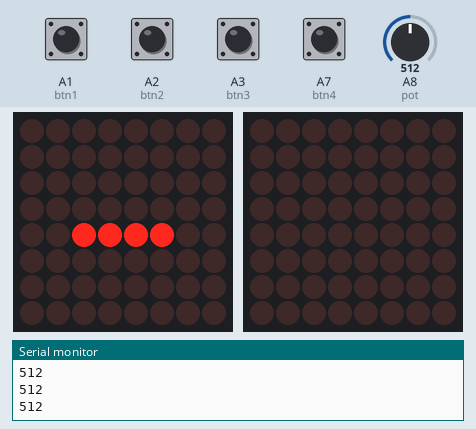
The sketch below on a simulated Arduino Mega 2560, built with avr-gcc and run on an emulated ATmega2560. On the bench: 2 × 8×8 LED matrix, the last lines printed to the serial monitor. Wiring (inferred from the names in the program): LED matrix (orientation assumed): rows pin 17, pin 3, pin 6, pin 14, pin 13, pin 7, pin 12, pin 9; columns pin 2, pin 11, pin 10, pin 16, pin 8, pin 15, pin 4, pin 5. The test bench sets the inputs (shaded band); at power-on: A1 (btn1), A2 (btn2), A3 (btn3), A7 (btn4) LOW, A8 (pot) = 512. Random numbers use the default seed unless the sketch sets one.

Above: at 1.2 s.
1.3 s: A8 (pot) set to 485
At 1.7 s:
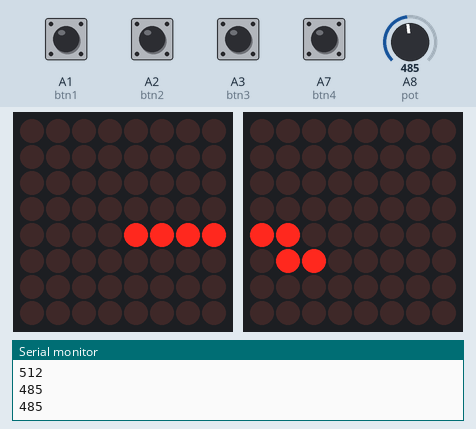
3.3 s: A8 (pot) set to 760
At 3.95 s:
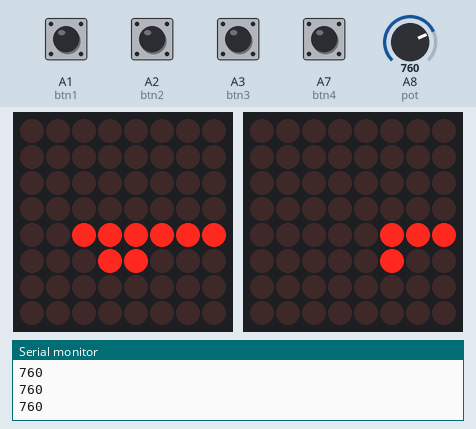
At 4.57 s:
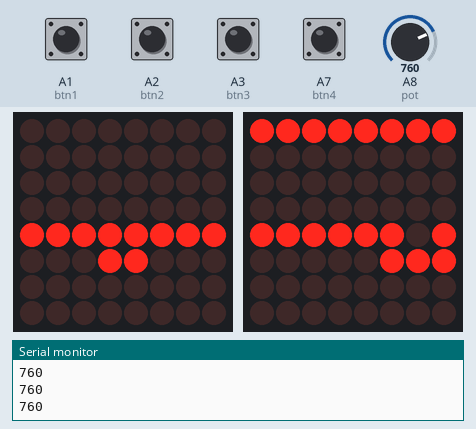
5.0 s: A1 (btn1) pulled HIGH for 0.15 s
At 6.6 s:
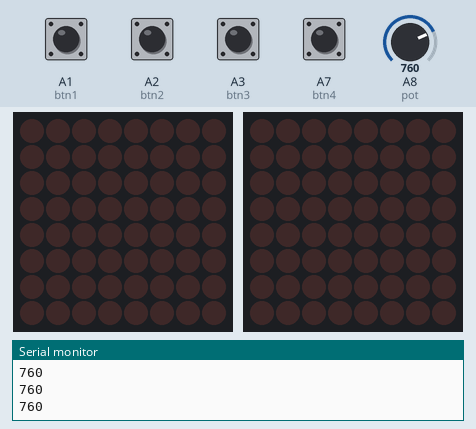

Measured:
- the behaviour switches between 501 and 500 on A8 (pot) (found by bisection; images 0 and 1)

The sketch:

tetrs.ino
```cpp
#include "LedControl.h"
#include <FrequencyTimer2.h>

#define btn0 A0
#define btn1 A1
#define btn2 A2
#define btn3 A3
#define btn4 A7
#define btn5 A6
#define pot A8

LedControl lc = LedControl(18,19,20);
int pins[16] = {5, 4, 3, 2, 14, 15, 16, 17, 13, 12, 11, 10, 9, 8, 7, 6}; //PINES DE SALIDA HACIA LA MATRIZ SIN DRIVER

//int cols[8] = {13, 12, 11, 10, 9, 8, 7, 6};
//int rows[8] = {5, 4, 3, 2, 14, 15, 16, 17};

int cols[8] = {2,11,10,16,8,15,4,5}; //PINES DE LAS COLUMNAS DE LA MATRIZ
int rows[8] = {17,3,6,14,13,7,12,9}; //PINES DE LAS FILAS DE LA MATRIZ

int block[4][4] = {
    {0, 0, 0, 0},
    {0, 0, 0, 0},
    {0, 0, 0, 0},
    {0, 0, 0, 0}};

int field[18][11] = {};
int stage[18][11] = {};


//coordenadas

int y = 0;
int x = 4;
int puntaje = 0;
bool gameover = false;
byte col = 0;

int bloques[7][4][4] = {
    {{0, 1, 0, 0},
     {0, 1, 0, 0},
     {0, 1, 0, 0},
     {0, 1, 0, 0}},
    {{0, 0, 0, 0},
     {0, 1, 1, 0},
     {0, 1, 0, 0},
     {0, 1, 0, 0}},
    {{0, 0, 1, 0},
     {0, 1, 1, 0},
     {0, 1, 0, 0},
     {0, 0, 0, 0}},
    {{0, 1, 0, 0},
     {0, 1, 1, 0},
     {0, 0, 1, 0},
     {0, 0, 0, 0}},
    {{0, 0, 0, 0},
     {0, 1, 0, 0},
     {1, 1, 1, 0},
     {0, 0, 0, 0}},
    {{0, 0, 0, 0},
     {0, 1, 1, 0},
     {0, 1, 1, 0},
     {0, 0, 0, 0}},
    {{0, 0, 0, 0},
     {0, 1, 1, 0},
     {0, 0, 1, 0},
     {0, 0, 1, 0}}
};

void setup() {
  Serial.begin(9600);
  randomSeed(analogRead(0)); //Generador de numeros aleatorios
  lc.shutdown(0,false);
  lc.setIntensity(0,5);
  lc.clearDisplay(0);

  for (int i = 0; i < 16; i++) {
    pinMode(pins[i], OUTPUT);
  }
  for (int i = 0; i < 8; i++) {
    digitalWrite(cols[i], LOW);
    digitalWrite(rows[i], LOW);
  }

  pinMode(btn0,INPUT);
  pinMode(btn1,INPUT);
  pinMode(btn2,INPUT);
  pinMode(btn3,INPUT);
  pinMode(btn4,INPUT);
  pinMode(btn5,INPUT);

  /* FrequencyTimer2 es una libreria que se esta llamando constantemente
        es utilizada para pintar en la matriz sin driver
   */

  FrequencyTimer2::disable();
  FrequencyTimer2::setPeriod(2000);
  FrequencyTimer2::setOnOverflow(displayP); //displayP es el Metodo que pinta en la matriz, se le manda como parametro
  initGame();
}
int valor; //Captura el valor del potenciometro
int wait = 150; //guarda la velocidad del juego

void loop() {
  if(!gameover){
    gameLoop();
  }
  else{
    gameover = false;
    initGame();
  }
  velocidad();
  delay(wait); //velocidad
}

//Metodo que leee la entrada analogica del potenciometro para determinar la velocidad
void velocidad(){
  valor = analogRead(pot);
  Serial.println(valor);
  if(valor > 750){
    wait = 50;
  }
  else if(valor > 500){
    wait = 100;
  }
  else if(valor > 250){
    wait = 200;
  }
  else{
    wait = 350;
  }
}

int gameOver()
{
  col = 8;
  FrequencyTimer2::setOnOverflow(displayP);
  for(int i = 0; i < 8; i++){
    lc.setRow(0,i,B11111111);
    delay(wait);
  }
  lc.clearDisplay(0);
  return 0;
}

void gameLoop()
{
  userInput();
  displayM();
  spawnBlock();
  seElimina();
}

//Metodo que pinta la matriz con driver
void displayM()
{
    for (size_t i = 0; i < 8; i++)
    {
        for (size_t j = 0; j < 8; j++)
        {
            //TODO: pintar matriz
            if(field[i][j+1]==0){
              lc.setLed(0,j,i,false);
            }
            else{
              lc.setLed(0,j,i,true);
            }
        }
    }
    if (gameover)
    {
        gameOver();
    }
}

//Metodo que pinta la matriz sin driver
void displayP(){
  digitalWrite(cols[col], LOW);
  col++;
  if (col == 8) {
    col = 0;
  }
  for (int row = 0; row < 8; row++) {
    if (field[col + 8][row + 1] == 1) {
      digitalWrite(rows[row], LOW);
    }
    else {
      digitalWrite(rows[row], HIGH);
    }
  }
  digitalWrite(cols[col], HIGH);
}

void initGame()
{
    for (size_t i = 0; i <= 16; i++)
    {
        for (size_t j = 0; j <= 9; j++)
        {
            if ((j == 0) || (j == 9) || (i == 16))
            {
                field[i][j] = stage[i][j] = 9;
            }
            else
            {
                field[i][j] = stage[i][j] = 0;
            }
        }
    }
    crearBlocks();
    displayM();
}

//Leee los botones del juego
void userInput()
{
    if (digitalRead(btn1) == HIGH)
    {
        if (!esChoque(x + 1, y))
            moveBlock(x + 1, y);
    }
    if (digitalRead(btn2) == HIGH)
    {
        if (!esChoque(x - 1, y))
            moveBlock(x - 1, y);
    }
    if (digitalRead(btn3) == HIGH)
    {
        if (!esChoque(x, y + 1))
            moveBlock(x, y + 1);
    }
    if (digitalRead(btn4) == HIGH)
    {
        rotarBloque();
    }
}

bool crearBlocks()
{
    x = 4;
    y = 0;
    int tipo = random(7);
    for (size_t i = 0; i < 4; i++)
    {
        for (size_t j = 0; j < 4; j++)
        {
            block[i][j] = 0;
            block[i][j] = bloques[tipo][i][j];
        }
    }
    for (size_t i = 0; i < 4; i++)
    {
        for (size_t j = 0; j < 4; j++)
        {
            field[i][j + 4] = stage[i][j + 4] + block[i][j];
            if (field[i][j + 4] > 1)
            {
                gameover = true;
                return true;
            }
        }
    }
    return false;
}

void moveBlock(int x2, int y2)
{
    //Remover bloque
    for (size_t i = 0; i < 4; i++)
    {
        for (size_t j = 0; j < 4; j++)
        {
            field[y + i][x + j] -= block[i][j];
        }
    }
    //actualizar coordenadas
    x = x2;
    y = y2;
    for (size_t i = 0; i < 4; i++)
    {
        for (size_t j = 0; j < 4; j++)
        {
            field[y + i][x + j] += block[i][j];
        }
    }
    displayM();
}

void choque()
{
    for (size_t i = 0; i < 17; i++)
    {
        for (size_t j = 0; j < 10; j++)
        {
            stage[i][j] = field[i][j];
        }
    }
}

bool esChoque(int x2, int y2)
{
    for (size_t i = 0; i < 4; i++)
    {
        for (size_t j = 0; j < 4; j++)
        {
            if (block[i][j] && stage[y2 + i][x2 + j] != 0)
            {
                return true;
            }
        }
    }
    return false;
}

bool rotarBloque()
{
    int tmp[4][4] = {};
    for (size_t i = 0; i < 4; i++)
    {
        for (size_t j = 0; j < 4; j++)
        {
            tmp[i][j] = block[i][j];
        }
    }
    for (size_t i = 0; i < 4; i++)
    {
        for (size_t j = 0; j < 4; j++)
        {
            block[i][j] = tmp[3 - j][i];
        }
    }
    if (esChoque(x, y))
    {
        for (size_t i = 0; i < 4; i++)
        {
            for (size_t j = 0; j < 4; j++)
            {
                block[i][j] = tmp[i][j];
            }
        }
        return true;
    }
    for (size_t i = 0; i < 4; i++)
    {
        for (size_t j = 0; j < 4; j++)
        {
            field[y + i][x + j] -= tmp[i][j];
            field[y + i][x + j] += block[i][j];
        }
    }
    displayM();
    return false;
}

void spawnBlock()
{
    if (!esChoque(x, y + 1))
    {
        moveBlock(x, y + 1);
    }
    else
    {
        choque();
        crearBlocks();
        displayM();
    }
}

void seElimina()
{
    for (size_t i = 0; i < 17; i++)
    {
        size_t j = 1;
        if (lineaLlena(i, j))
        {
            eliminarFila(i);
            puntaje++;
        }
    }
}

void eliminarFila(size_t x)
{
    for (size_t i = x; i > 1; i--)
    {
        for (size_t j = 8; j > 0; j--)
        {
            field[i][j] = field[i - 1][j];
        }
    }
}

bool lineaLlena(size_t x, size_t y)
{
    if (y == 9)
    {
        return true;
    }
    if (field[x][y] == 1)
    {
        return lineaLlena(x, y + 1);
    }
    else
    {
        return false;
    }
}
```
